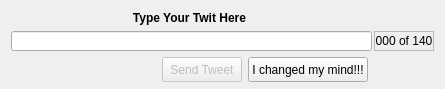
<?xml version="1.0" encoding="UTF-8"?>
<ui version="4.0">
 <class>sendTwitDialog</class>
 <widget class="QDialog" name="sendTwitDialog">
  <property name="geometry">
   <rect>
    <x>0</x>
    <y>0</y>
    <width>445</width>
    <height>89</height>
   </rect>
  </property>
  <property name="sizePolicy">
   <sizepolicy hsizetype="Minimum" vsizetype="Minimum">
    <horstretch>0</horstretch>
    <verstretch>0</verstretch>
   </sizepolicy>
  </property>
  <property name="minimumSize">
   <size>
    <width>445</width>
    <height>89</height>
   </size>
  </property>
  <property name="maximumSize">
   <size>
    <width>511</width>
    <height>101</height>
   </size>
  </property>
  <property name="windowTitle">
   <string>Send Tweet</string>
  </property>
  <property name="windowIcon">
   <iconset resource="../images/images.qrc">
    <normaloff>:/twitter/im-status-message-edit.svg</normaloff>:/twitter/im-status-message-edit.svg</iconset>
  </property>
  <layout class="QGridLayout" name="gridLayout">
   <item row="0" column="0" colspan="3">
    <widget class="QLabel" name="label">
     <property name="text">
      <string>&lt;B&gt;Type Your Twit Here&lt;/B&gt;</string>
     </property>
     <property name="textFormat">
      <enum>Qt::RichText</enum>
     </property>
     <property name="scaledContents">
      <bool>true</bool>
     </property>
     <property name="alignment">
      <set>Qt::AlignCenter</set>
     </property>
     <property name="buddy">
      <cstring>twitLineEdit</cstring>
     </property>
    </widget>
   </item>
   <item row="1" column="0" colspan="3">
    <widget class="LineEdit" name="twitLineEdit">
     <property name="minimumSize">
      <size>
       <width>361</width>
       <height>20</height>
      </size>
     </property>
     <property name="maxLength">
      <number>140</number>
     </property>
     <property name="frame">
      <bool>true</bool>
     </property>
     <property name="dragEnabled">
      <bool>true</bool>
     </property>
    </widget>
   </item>
   <item row="1" column="3">
    <widget class="QLabel" name="charsLeft">
     <property name="enabled">
      <bool>true</bool>
     </property>
     <property name="minimumSize">
      <size>
       <width>60</width>
       <height>20</height>
      </size>
     </property>
     <property name="maximumSize">
      <size>
       <width>121</width>
       <height>20</height>
      </size>
     </property>
     <property name="toolTip">
      <string>No. of characters entered</string>
     </property>
     <property name="layoutDirection">
      <enum>Qt::LeftToRight</enum>
     </property>
     <property name="frameShape">
      <enum>QFrame::StyledPanel</enum>
     </property>
     <property name="frameShadow">
      <enum>QFrame::Sunken</enum>
     </property>
     <property name="text">
      <string>000 of 140</string>
     </property>
     <property name="textFormat">
      <enum>Qt::PlainText</enum>
     </property>
     <property name="scaledContents">
      <bool>true</bool>
     </property>
     <property name="alignment">
      <set>Qt::AlignCenter</set>
     </property>
    </widget>
   </item>
   <item row="2" column="0">
    <spacer name="horizontalSpacer_2">
     <property name="orientation">
      <enum>Qt::Horizontal</enum>
     </property>
     <property name="sizeHint" stdset="0">
      <size>
       <width>40</width>
       <height>22</height>
      </size>
     </property>
    </spacer>
   </item>
   <item row="2" column="1">
    <widget class="QPushButton" name="pushButton">
     <property name="enabled">
      <bool>false</bool>
     </property>
     <property name="sizePolicy">
      <sizepolicy hsizetype="Preferred" vsizetype="Fixed">
       <horstretch>0</horstretch>
       <verstretch>0</verstretch>
      </sizepolicy>
     </property>
     <property name="minimumSize">
      <size>
       <width>77</width>
       <height>25</height>
      </size>
     </property>
     <property name="text">
      <string>Send Tweet</string>
     </property>
    </widget>
   </item>
   <item row="2" column="2">
    <widget class="QPushButton" name="pushButton_2">
     <property name="sizePolicy">
      <sizepolicy hsizetype="Preferred" vsizetype="Fixed">
       <horstretch>0</horstretch>
       <verstretch>0</verstretch>
      </sizepolicy>
     </property>
     <property name="minimumSize">
      <size>
       <width>112</width>
       <height>25</height>
      </size>
     </property>
     <property name="text">
      <string>I changed my mind!!!</string>
     </property>
    </widget>
   </item>
  </layout>
 </widget>
 <customwidgets>
  <customwidget>
   <class>LineEdit</class>
   <extends>QLineEdit</extends>
   <header location="global">lineedit.h</header>
  </customwidget>
 </customwidgets>
 <resources>
  <include location="../images/images.qrc"/>
 </resources>
 <connections>
  <connection>
   <sender>pushButton</sender>
   <signal>clicked()</signal>
   <receiver>sendTwitDialog</receiver>
   <slot>accept()</slot>
   <hints>
    <hint type="sourcelabel">
     <x>119</x>
     <y>106</y>
    </hint>
    <hint type="destinationlabel">
     <x>1</x>
     <y>98</y>
    </hint>
   </hints>
  </connection>
  <connection>
   <sender>pushButton_2</sender>
   <signal>clicked()</signal>
   <receiver>sendTwitDialog</receiver>
   <slot>reject()</slot>
   <hints>
    <hint type="sourcelabel">
     <x>242</x>
     <y>114</y>
    </hint>
    <hint type="destinationlabel">
     <x>338</x>
     <y>107</y>
    </hint>
   </hints>
  </connection>
 </connections>
</ui>
